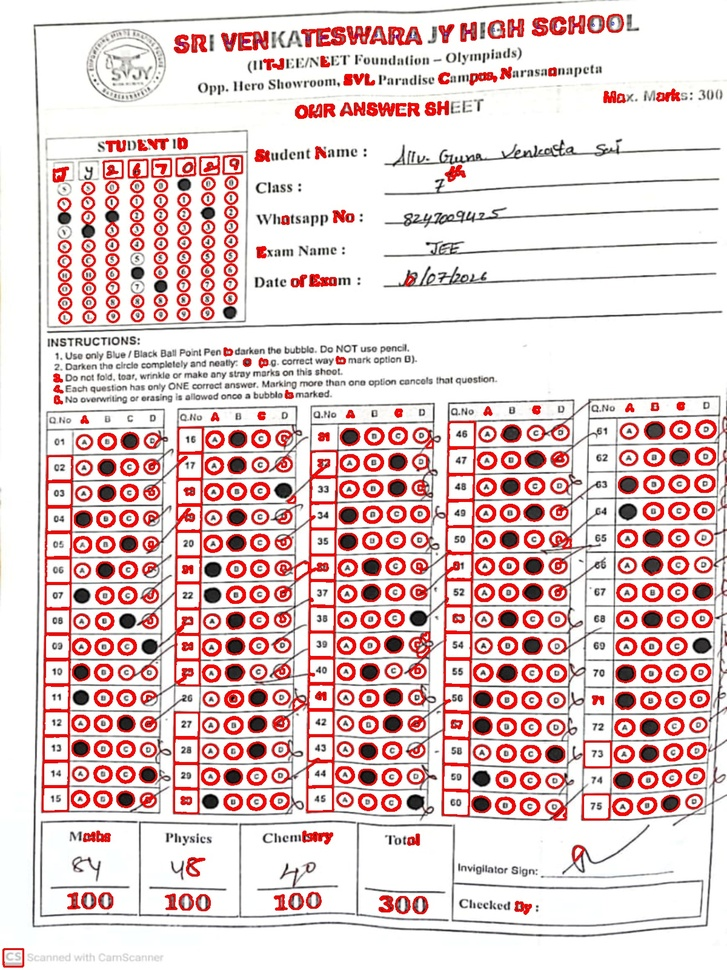
#> input picture omr-engine/omr_debug.jpg, 727 x 970 px, shrunk from 1200 x 1600 before the run
$ python -i omr_processor.py   (imports and definitions only)
#> lines starting #> are read from the running program, lines starting #| are printed output that depends on the picture; after the words box and inside, x2 and y2 are one past the last pixel; in counts of white or black regions, pixels touching at a corner belong together
import cv2
import numpy as np

def order_points(pts):
    rect = np.zeros((4, 2), dtype="float32")
    s = pts.sum(axis=1)
    rect[0] = pts[np.argmin(s)]
    rect[2] = pts[np.argmax(s)]
    diff = np.diff(pts, axis=1)
    rect[1] = pts[np.argmin(diff)]
    rect[3] = pts[np.argmax(diff)]
    return rect

def four_point_transform(image, pts):
    rect = order_points(pts)
    (tl, tr, br, bl) = rect
    widthA = np.sqrt(((br[0] - bl[0]) ** 2) + ((br[1] - bl[1]) ** 2))
    widthB = np.sqrt(((tr[0] - tl[0]) ** 2) + ((tr[1] - tl[1]) ** 2))
    maxWidth = max(int(widthA), int(widthB))
    heightA = np.sqrt(((tr[0] - br[0]) ** 2) + ((tr[1] - br[1]) ** 2))
    heightB = np.sqrt(((tl[0] - bl[0]) ** 2) + ((tl[1] - bl[1]) ** 2))
    maxHeight = max(int(heightA), int(heightB))
    dst = np.array([
        [0, 0],
        [maxWidth - 1, 0],
        [maxWidth - 1, maxHeight - 1],
        [0, maxHeight - 1]], dtype="float32")
    M = cv2.getPerspectiveTransform(rect, dst)
    warped = cv2.warpPerspective(image, M, (maxWidth, maxHeight))
    return warped

def process_omr_image(image):
    # Convert to grayscale and detect edges
    gray = cv2.cvtColor(image, cv2.COLOR_BGR2GRAY)
    blurred = cv2.GaussianBlur(gray, (5, 5), 0)
    edged = cv2.Canny(blurred, 75, 200)

    # Find contours
    cnts, _ = cv2.findContours(edged.copy(), cv2.RETR_EXTERNAL, cv2.CHAIN_APPROX_SIMPLE)
    if len(cnts) == 0:
        raise Exception("Could not find document border")

    docCnt = None
    cnts = sorted(cnts, key=cv2.contourArea, reverse=True)
    for c in cnts:
        peri = cv2.arcLength(c, True)
        approx = cv2.approxPolyDP(c, 0.02 * peri, True)
        if len(approx) == 4:
            docCnt = approx
            break

    # Extract the warped image if we found a document border
    if docCnt is not None:
        warped = four_point_transform(gray, docCnt.reshape(4, 2))
    else:
        warped = gray # Fallback

    # NOTE: To achieve 100% accuracy, we need to carefully map the X,Y coordinates
    # of the bubbles on the warped image based on the specific template provided.
    # Since this requires fine-tuning by running the script on the actual scanned images locally,
    # this API returns a mock response to ensure the frontend-backend connection works first.

    return {
        "student_id": "SVJY7066",
        "answers": {
            "1": "A", "2": "B", "3": "C", "4": "D", "5": "A",
            "6": "B", "7": "B", "8": "C", "9": "D", "10": "C"
        },
        "score_calculated": 48
    }

>>> import cv2
>>> picture = cv2.imread('omr_debug.jpg')
#> picture is the input picture: shape (970, 727, 3); mean B, G, R 207.5, 207.9, 229.2
>>> result = process_omr_image(picture)
#> in process_omr_image, `gray = cv2.cvtColor(image, cv2.COLOR_BGR2GRAY)`:
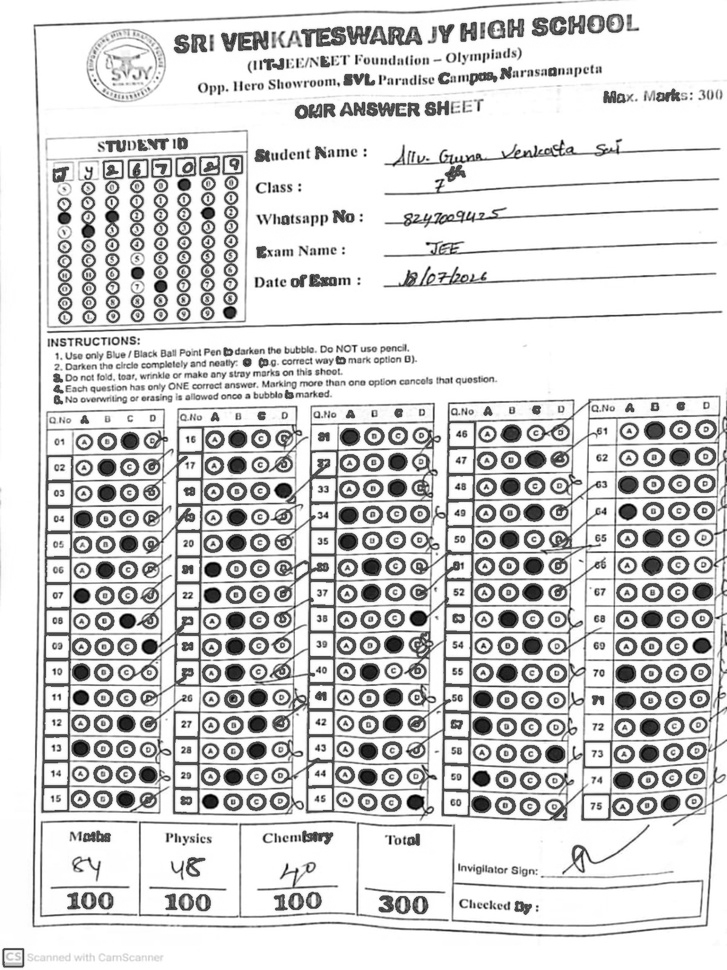
#> gray: shape (970, 727); min 0, max 255, mean 214.2
#> in process_omr_image, `blurred = cv2.GaussianBlur(gray, (5, 5), 0)`:
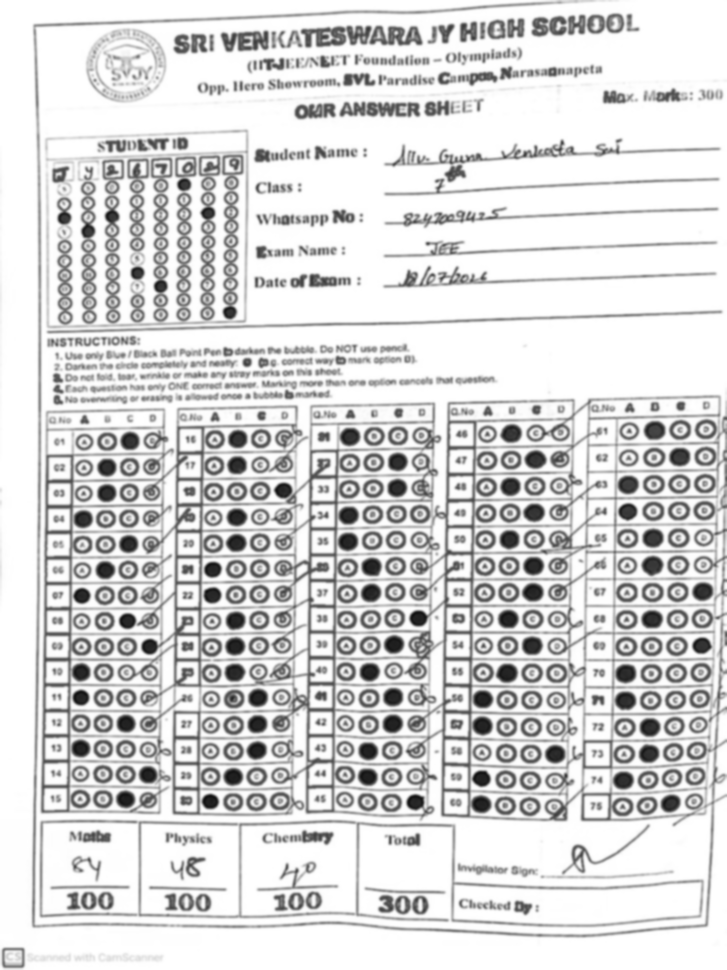
#> blurred: shape (970, 727); min 17, max 255, mean 214.3
#> in process_omr_image, `edged = cv2.Canny(blurred, 75, 200)`:
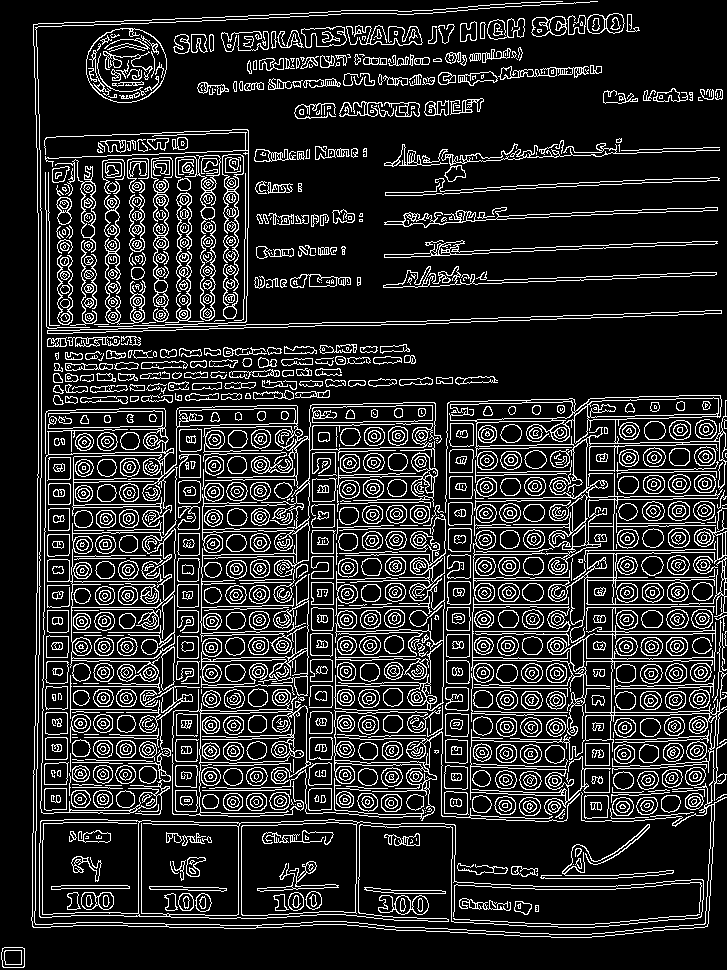
#> edged: shape (970, 727); 16.2% white in thin lines or dots
#> in process_omr_image, `cnts, _ = cv2.findContours(edged.copy(), cv2.RETR_EXTERNAL, cv2.CHAIN_..`: cnts = 862 contours, 328 with area under 20; largest, box (x1, y1, x2, y2) and area: (39, 819, 704, 928) 41164, (445, 395, 727, 643) 16723, (47, 467, 178, 682) 12979, (40, 402, 442, 815) 9002, (470, 597, 727, 815) 8046
#> the loop in process_omr_image, `for c in cnts:` made 5 passes
#> (peri, docCnt) on pass 5: (6194.1, [[473, 597], [612, 671], [470, 799], [717, 745]])
#> peri on passes 1 to 4: 1915.1, 6791, 1250, 10763.8
#> in order_points, `s = pts.sum(axis=1)`: s = [1070, 1283, 1269, 1462]
#> in order_points, `diff = np.diff(pts, axis=1)`: diff = [124, 59, 329, 28]
#> in four_point_transform, `rect = order_points(pts)`: rect = [[473, 597], [717, 745], [717, 745], [470, 799]]
#> in four_point_transform, `(tl, tr, br, bl) = rect`: tl = [473, 597]; tr = [717, 745]; bl = [470, 799]
#> in four_point_transform, `widthA = np.sqrt(((br[0] - bl[0]) ** 2) + ((br[1] - bl[1]) ** 2))`: widthA = 252.8
#> in four_point_transform, `widthB = np.sqrt(((tr[0] - tl[0]) ** 2) + ((tr[1] - tl[1]) ** 2))`: widthB = 285.4
#> in four_point_transform, `maxWidth = max(int(widthA), int(widthB))`: maxWidth = 285
#> in four_point_transform, `heightA = np.sqrt(((tr[0] - br[0]) ** 2) + ((tr[1] - br[1]) ** 2))`: heightA = 0
#> in four_point_transform, `heightB = np.sqrt(((tl[0] - bl[0]) ** 2) + ((tl[1] - bl[1]) ** 2))`: heightB = 202
#> in four_point_transform, `dst = np.array([ [0, 0], [maxWidth - 1, 0], [maxWidth - 1, maxHeight -..`: dst = [[0, 0], [284, 0], [284, 201], [0, 201]]
#> in four_point_transform, `M = cv2.getPerspectiveTransform(rect, dst)`: M = [[-5.37e-17, -1.61e-16, 1.36e-13], [-0.00195, 0.00322, -0.998], [-2.59e-05, -5.78e-05, 0.0616]]
#> in four_point_transform, `warped = cv2.warpPerspective(image, M, (maxWidth, maxHeight))`:
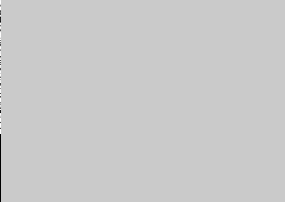
#> warped: shape (202, 285); min 0, max 255, mean 201.7
#> result = 3 items

$ run again, on omr-engine/omr_resized.jpg
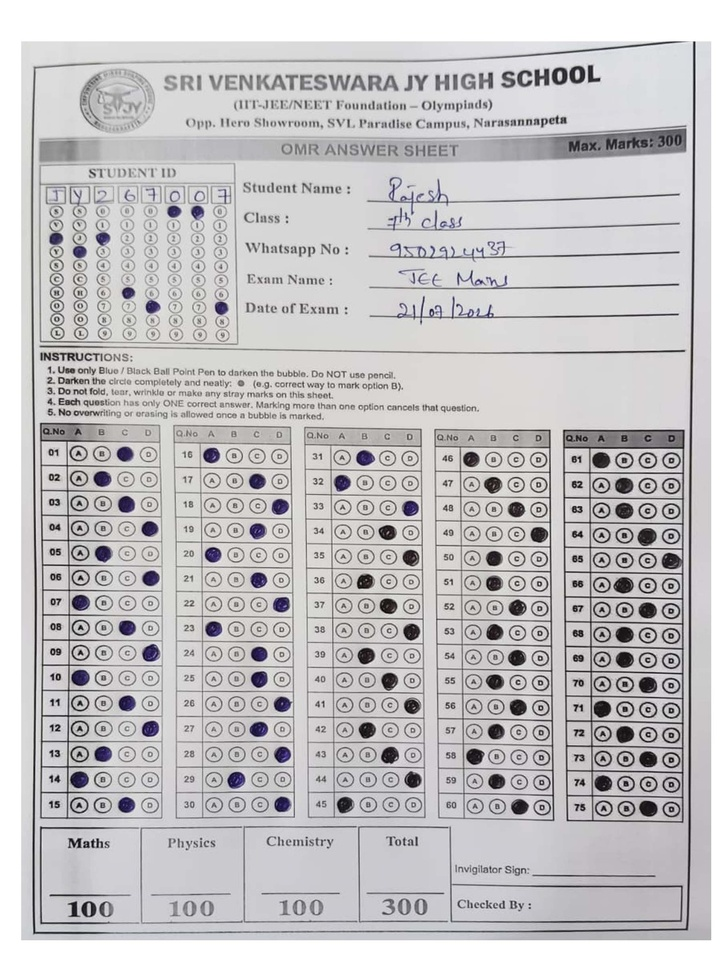
#> input picture omr-engine/omr_resized.jpg, 727 x 970 px, shrunk from 1200 x 1600 before the run
#> picture is the input picture: shape (970, 727, 3); mean B, G, R 196.9, 195.4, 197.2
#> in process_omr_image, `edged = cv2.Canny(blurred, 75, 200)`:
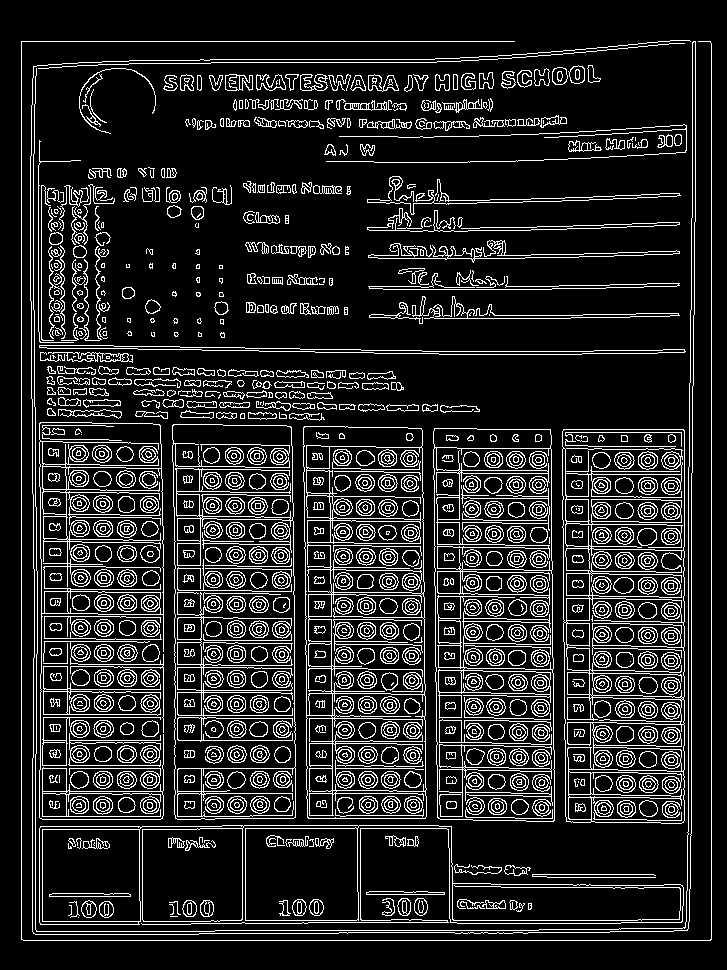
#> edged: shape (970, 727); 14.4% white in thin lines or dots, all inside (x1, y1, x2, y2) = (21, 40, 712, 941)
#> cnts = 393 contours, 164 with area under 20; largest, box (x1, y1, x2, y2) and area: (562, 429, 685, 824) 47310, (172, 424, 296, 820) 47097, (303, 426, 427, 819) 46435, (433, 428, 555, 822) 45848, (39, 825, 684, 925) 29378
#> the loop in process_omr_image, `for c in cnts:` made 1 pass
#> (peri, docCnt) on pass 1: (1045.2, [[563, 429], [566, 821], [681, 823], [684, 430]])
#> s = [992, 1387, 1504, 1114]
#> diff = [-134, 255, 142, -254]
#> rect = [[563, 429], [684, 430], [681, 823], [566, 821]]
#> tl = [563, 429]; tr = [684, 430]; br = [681, 823]; bl = [566, 821]
#> widthA = 115
#> widthB = 121
#> heightA = 393
#> heightB = 392
#> maxHeight = 393
#> dst = [[0, 0], [120, 0], [120, 392], [0, 392]]
#> M = [[0.956, -0.00731, -535], [-0.00755, 0.913, -387.6], [2.34e-05, -0.000122, 1]]
#> in four_point_transform, `warped = cv2.warpPerspective(image, M, (maxWidth, maxHeight))`:
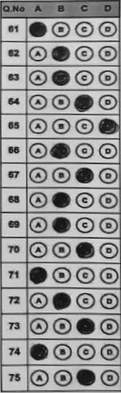
#> warped: shape (393, 121); min 7, max 232, mean 152.4
#> result = 3 items
